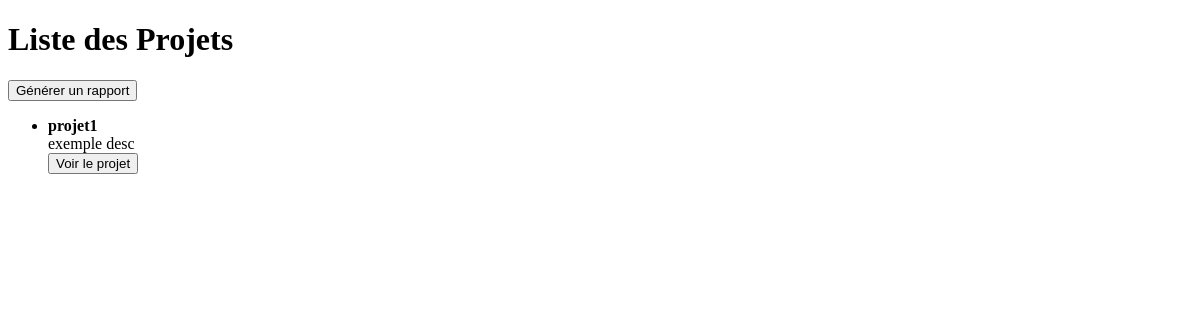
Before: /projets/ with the older database file.
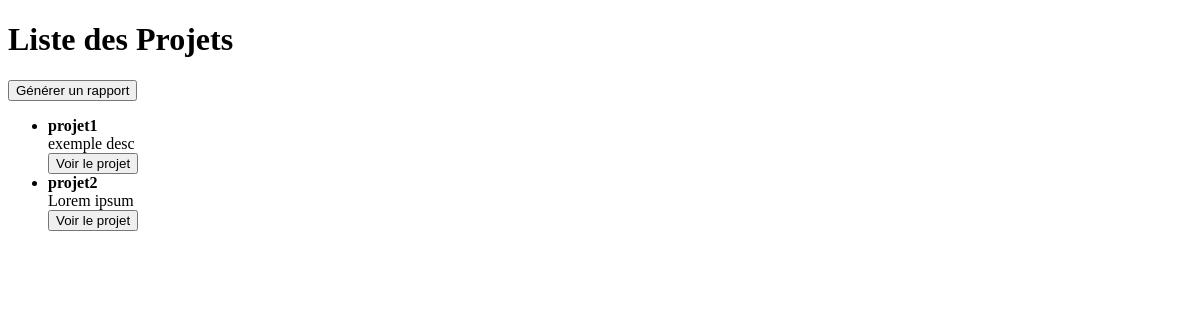
After: the same page with the newer database file.
### Prototype/models.py (models this page shows, shortened)
class Projet(models.Model):
    nom = models.CharField(max_length=100)
    description = models.TextField()
    date_debut = models.DateField()
    date_fin = models.DateField()
    '''
    fini = models.GeneratedField(
        expression=Count("tache"),
        output_field=models.IntegerField(),
        db_persist=True
    )

    nbtaches = models.GeneratedField(
        expression=Count("tache", filter=Q(projet=nom)),
        output_field=models.IntegerField(),
        db_persist=True
    )
    '''

### Prototype/views.py (the view)
# urls.py: path('projets/', views.liste_projets, name='liste_projets'),
def liste_projets(request):
    projets = Projet.objects.all()
    taches = Projet.objects.all()
    return render(request, 'gestion_projets/liste_projets.html', {'projets': projets, 'tache': taches})

### templates/gestion_projets/liste_projets.html (shortened to what this page needs)
<!DOCTYPE html>
<html lang="en">
<head>
</head>
<body>
<h1>Liste des Projets</h1>
<a href="{% url 'rapport_projets' %}" ><button>Générer un rapport</button></a>
<ul>
    {% for projet in projets %}
    <li>
        <strong>{{ projet.nom }}</strong><br>
        {{ projet.description }}<br>
        <a href="{% url 'detail_projet' projet.id %}">
            <button>Voir le projet</button>
        </a>
    </li>
    {% endfor %}
</ul>
</body>
</html>

Changed rows visible on the page:
added Projet: nom "projet2", description "Lorem ipsum"
